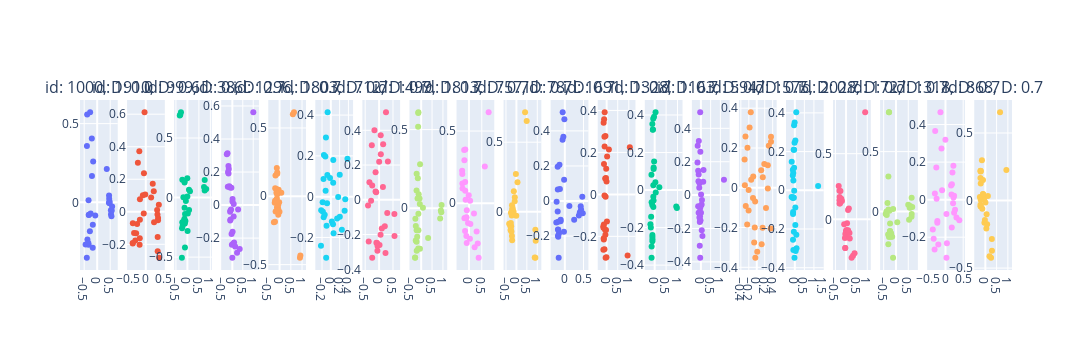

Notebook cell for this chart:
### Code cell
from plotly.subplots import make_subplots
import plotly.graph_objects as go

topk = 20

fig = make_subplots(rows=1, cols=topk, subplot_titles=[f"id: {id_D[k]}, D: {np.round(D[id_D][k],1)}" for k in range(topk)])
for k in range(topk):
    idx = id_D[k]
    pca = KernelPCA(n_components=2, kernel="cosine")
    pc_r = pca.fit_transform(identities_pcs[idx])
    fig.add_trace(go.Scatter(x=pc_r[:,0],y=pc_r[:,1], mode='markers'), row =1, col = k+1)
fig.update_layout(width = 200*topk, height = 350, showlegend = False)
# fig.update_xaxes(visible=False)
# fig.update_yaxes(visible=False)
fig.show()
